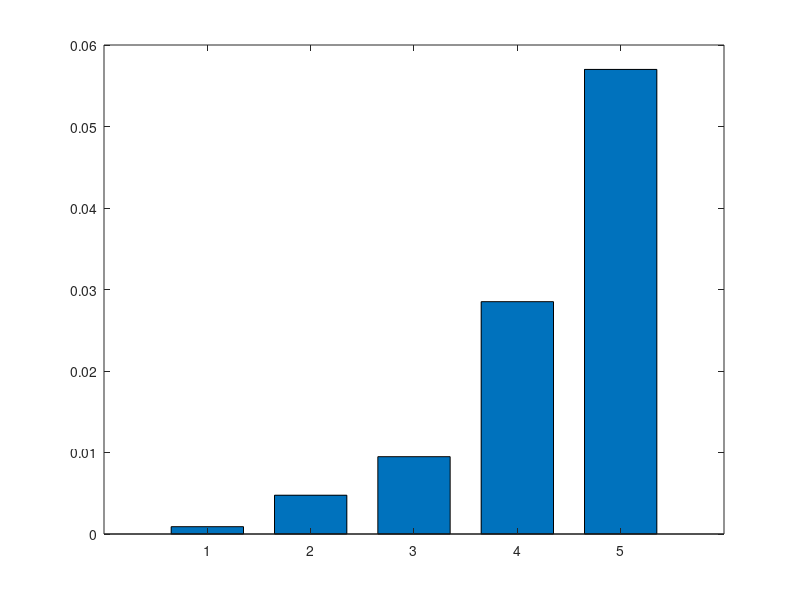

MATLAB code for this plot: (Note: this script raises an error after producing the figure.)
%% 前 k 个时间的累计总和柱状图
% t 为你的 1x600（或 600x1）时间向量，单位：秒

load('Time_Stage2.mat');
load('Time_Stage13.mat');

t = Time_Stage13; % Stage1和3总消耗时间，可以替换成Stage2画出对应Stage2消耗的时间
if ~exist('t','var')
    error('未找到变量 t，请先将你的 1x600 时间向量赋给 t。');
end
t = t(:).';  % 统一为行向量

idx = [10 50 100 300 600];     % 需要展示的样本数
if numel(t) < max(idx)
    error('t 长度为 %d，不足以取到最大 k=%d。', numel(t), max(idx));
end

cumt = cumsum(t);              % 前缀和
vals = cumt(idx);              % 取前 k 的累计时间（秒）

% 画图（与示例风格接近）
figure('Color','w','Units','inches','Position',[1 1 3.8 3.0]);
b = bar(vals, 'BarWidth', 0.7);
b.FaceColor = [0.85 0.33 0.10];   % 橙色
b.EdgeColor = 'k';                % 黑色边框
b.LineWidth = 1;

set(gca, 'XTick', 1:numel(idx), 'XTickLabel', string(idx), ...
         'FontName','Times New Roman', 'FontSize', 12, ...
         'LineWidth', 1);
xlabel('# of samples');
ylabel('Cumulative Time (s)');    % 累计时间（秒）
ylim([0, max(vals)*1.15]);
box on; grid off;

% 可选：保存图片
% exportgraphics(gcf, 'cumulative_time_bar.png', 'Resolution', 300);
